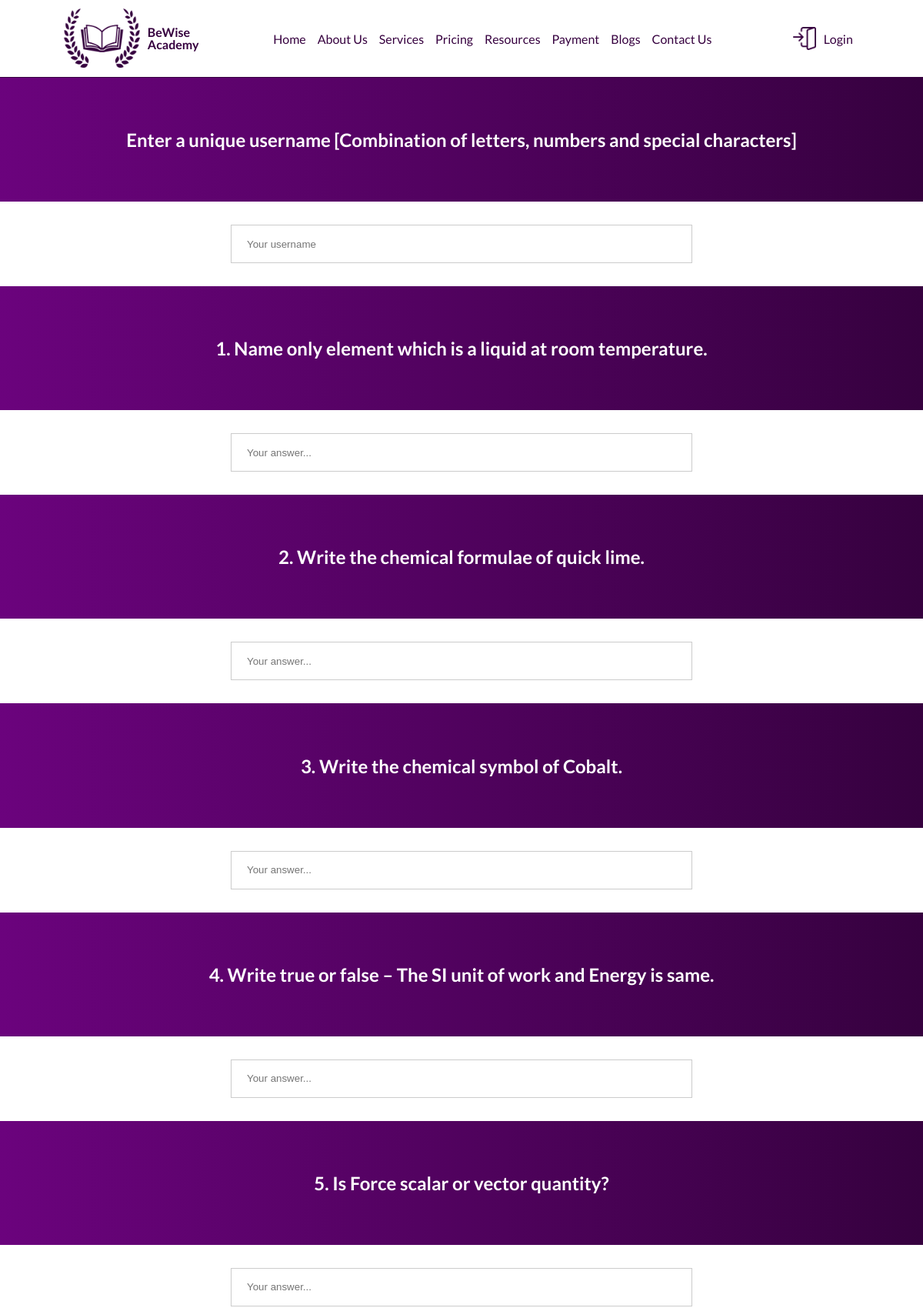
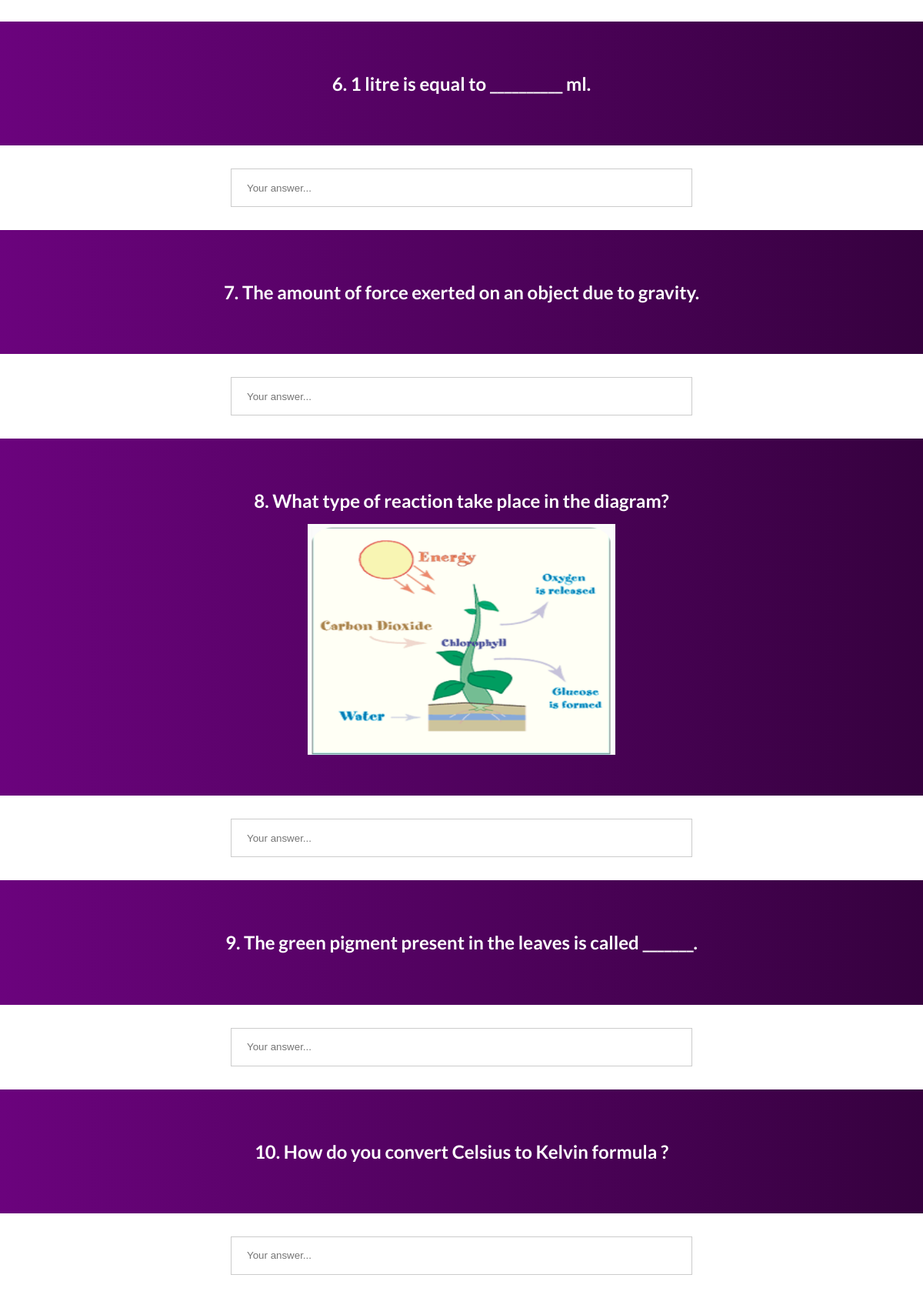
The page /evaluation/science (upper part) on the database its author committed (2 pictures, top to bottom).
### tutor/models.py (models this page shows, shortened)
class Quiz(models.Model):
    subjectName = models.CharField(max_length=100)
    topicName = models.CharField(max_length=100)
    questionNumber = models.CharField(max_length=100,default="0")
    question = models.TextField()
    questionImage = models.ImageField(null=True,blank=True,upload_to='quiz/')
    nameTag = models.CharField(max_length=100,default=0)
    correctAnswer = models.CharField(max_length=1000)

### tutor/views.py (the view, shortened to what this page needs)
# urls.py: path('evaluation/science',scienceQuizView.as_view(),name='scienceQ'),
class scienceQuizView(CreateView):
    template_name = "test.html"
    model = scienceQuizResult
    fields = ['studentName','q1','q2','q3','q4','q5','q6','q7','q8','q9','q10']
    extra_context = {'quizQuestions':Quiz.objects.filter(subjectName="Science")}
    success_url = 'scienceresult'

### templates/test.html (shortened to what this page needs)
<!DOCTYPE html>
{% extends 'base.html' %}
{% load static %}
    {% block extrahead %}
    <link rel="stylesheet" href="{% static 'css/test.css' %}">
    {% endblock %}
    {% block content %}
    <div class="main-body">
        <form action="" method="post" enctype="multipart/form-data" autocomplete="off">
            <div class="questions">
                <div class="header">
                    <h1>Enter a unique username [Combination of letters, numbers and special characters]</h1>
                </div>
                <div class="options">
                    <input type="text" name="studentName" id="studentName" placeholder="Your username">
                </div>
            </div>
            {% for i in quizQuestions %}
            <div class="questions">
                <div class="header">
                    <h1>{{ i.question }}</h1>
                    {% if i.questionImage %}
                    <img class="qimg" src="{{ i.questionImage.url }}" alt="">
                    {% endif %}
                </div>
                <div class="options">
                    <input type="text" name="{{ i.nameTag }}" id="{{ i.nameTag }}" placeholder="Your answer...">
                </div>
            </div>
            {% endfor %}
        </form>
    </div>
    {% endblock content %}

### static/css/base.css (style rules this page uses)
:root { --font: 'Lato', sans-serif; }
body { margin: 0; font-family: var(--font); }
.header { width: 100%; margin: 0; color: white; background: rgb(107, 3, 125); background: linear-gradient(90deg, rgba(107, 3, 125, 1) 0%, rgba(54, 1, 63, 1) 100%); padding: 50px 0; text-align: center; font-weight: 900; }
input[type=text], input[type=password], input[type=number], input[type=email], select { width: 100%; padding: 12px 20px; display: inline-block; border: 1px solid #ccc; box-sizing: border-box; }
.model3 .model-content label, input[type=text], input[type=number], input[type=email], input[type=password], textarea { margin: 5px 5px 10px 0px; }
@media screen and (min-width: 1024px) { .header h1 { font-size: 3.5rem; } }

### static/css/test.css (style rules this page uses)
.main-body { margin-bottom: 20px; }
.questions { display: flex; flex-direction: column; }
.options { width: 100%; display: flex; justify-content: center; }
input[type=text] { width: 50%; height: 50px; margin: 30px; padding: 0 20px; }
.header h1 { padding: 0 20px; }
@media screen and (min-width: 1024px) { .header h1 { font-size: 1.5rem !important; } }
@media screen and (min-width: 1024px) { .qimg { height: 300px; width: 400px; } }

### rows shown on the page
Quiz: question "1. Name only element which is a liquid at room temperature."
Quiz: question "2. Write the chemical formulae of quick lime."
Quiz: question "3. Write the chemical symbol of Cobalt."
Quiz: question "4. Write true or false – The SI unit of work and Energy is same."
Quiz: question "5. Is Force scalar or vector quantity?"
Quiz: question "6. 1 litre is equal to __________ ml."
Quiz: question "7. The amount of force exerted on an object due to gravity."
Quiz: question "8. What type of reaction take place in the diagram?", questionImage (picture)
Quiz: question "9. The green pigment present in the leaves is called _______."
Quiz: question "10. How do you convert Celsius to Kelvin formula ?"
